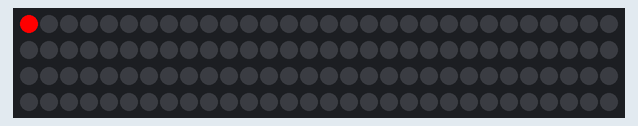
This sketch was run on a simulated Arduino Uno, built with avr-gcc and run on an emulated ATmega328P. On the bench: 120 RGB LEDs in strip order, left to right, continuing on the next row.

Above: at 0.16 s.
At 5.18 s:
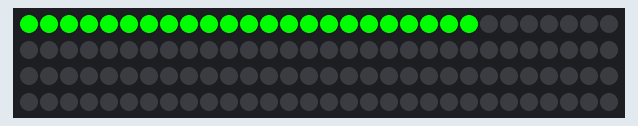
At 9.89 s:
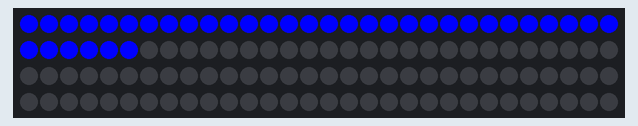
At 19.93 s:
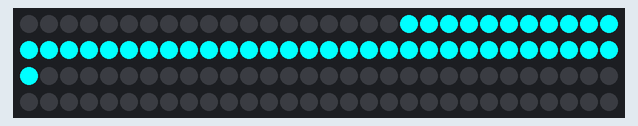
At 24.95 s:
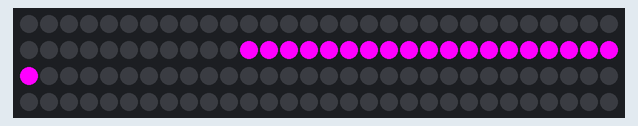
At 39.7 s:
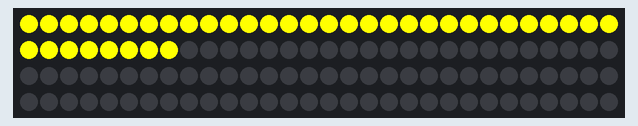

The sketch:

blooming-demo.ino
```cpp
#include <Adafruit_NeoPixel.h>

#define LED_PIN    6       // Digital pin connected to the LED strip
#define LED_COUNT  120     // Number of LEDs in the strip

// Declare our NeoPixel strip object
Adafruit_NeoPixel strip(LED_COUNT, LED_PIN, NEO_GRB + NEO_KHZ800);

// Function to initialize the strip
void setup() {
  strip.begin();
  strip.show(); // Initialize all pixels to 'off'
}

// Main loop to create blooming effects
void loop() {
  // Blooming effect with rainbow colors
  for(int i=0; i < LED_COUNT / 2; i++) {
    setBloom(i, strip.Color(255, 0, 0), 30); // Red bloom
    setBloom(i, strip.Color(0, 255, 0), 30); // Green bloom
    setBloom(i, strip.Color(0, 0, 255), 30); // Blue bloom
    setBloom(i, strip.Color(255, 255, 0), 30); // Yellow bloom
    setBloom(i, strip.Color(0, 255, 255), 30); // Cyan bloom
    setBloom(i, strip.Color(255, 0, 255), 30); // Magenta bloom
  }
}

// Function to create a blooming effect
void setBloom(int center, uint32_t color, int delayTime) {
  int maxDistance = LED_COUNT / 2;

  // Light up from the center outwards
  for(int d=0; d <= maxDistance; d++) {
    int left = center - d;
    int right = center + d;

    if(left >= 0) strip.setPixelColor(left, color);
    if(right < LED_COUNT) strip.setPixelColor(right, color);
    strip.show();
    delay(delayTime);
  }

  // Fade out from the center outwards
  for(int d=0; d <= maxDistance; d++) {
    int left = center - d;
    int right = center + d;

    if(left >= 0) strip.setPixelColor(left, 0); // Turn off LED
    if(right < LED_COUNT) strip.setPixelColor(right, 0); // Turn off LED
    strip.show();
    delay(delayTime);
  }
}
```
